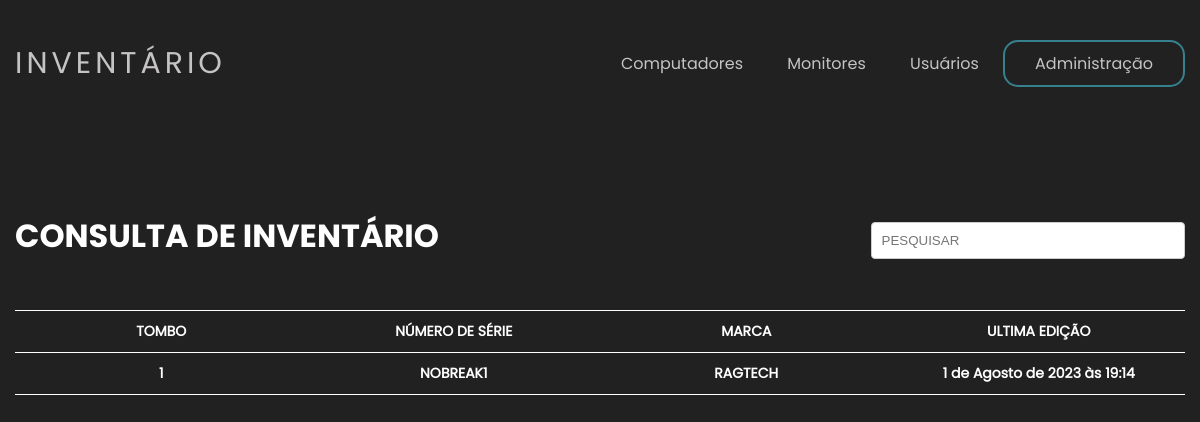
The app's page /nobreaks/ with its own data.
### nobreak/models.py (models this page shows, shortened)
class Nobreak(models.Model):
    tombo = models.IntegerField(primary_key=True, help_text="Ex: 6541", verbose_name="Tombo")
    numero_serie = models.CharField(max_length=100,help_text="Ex:BRJ4030HPS", verbose_name="Número de Série")
    marca = models.CharField(max_length=100,choices=LISTA_MARCAS)
    foto_equipamento = models.ImageField(upload_to='photos_cpu',help_text="Faça aqui o upload das fotos do equipamento.",blank=True ,verbose_name="Foto do Equipamento")
    data_edicao = models.DateTimeField(default=timezone.now, verbose_name="Data de Edição")

### nobreak/views.py (the view)
# urls.py: urlpatterns = [path('nobreaks/',homenobreak),]
def homenobreak(request):
    context ={}
    lista_nobreaks = Nobreak.objects.all().order_by('tombo')
    context['lista_nobreaks'] = lista_nobreaks
    return render(request, 'nobreaks.html', context)

### nobreak/templates/nobreaks.html (shortened to what this page needs)
{% load static %}
<!DOCTYPE html>
<html lang="pt-br">
<head>
    <link rel="stylesheet" href="/static/css/usuario.css" />
</head>
<body page='lista'>
    <header>
        <div id="title">
            <a class="logo" href="/">INVENTÁRIO</a>
        </div>
        <ul>
            <a class="sumir" href="/cpus">
                <li>Computadores</li>
            </a>
            <a class="sumir" href="/monitores">
                <li>Monitores</li>
            </a>
            <a class="sumir" href="/users">
                <li>Usuários</li>
            </a>
            <a class="centro" href="/admin" id='logar'>
                <li>Administração</li>
            </a>
        </ul>
    </header>
    <div id="listaregistro">
        <div>
            <input placeholder="PESQUISAR" autofocus id='inputPesquisa' />
        </div>
        <table>
            <h1 class="h1inv">CONSULTA  DE INVENTÁRIO</h1>
            <thead>
                <tr>
                    <th>TOMBO</th>
                    <th>NÚMERO DE SÉRIE</th>
                    <th>MARCA</th>
                    <th>ULTIMA EDIÇÃO</th>
                </tr>
            </thead>
            {% for nobreak in lista_nobreaks %}
            <tr>
                <th>{{nobreak.tombo}}</th>
                <th>{{nobreak.numero_serie}}</th>
                <th>{{nobreak.marca}}</th>
                <th>{{nobreak.data_edicao}}</th>
            </tr>
            {% endfor %}
        </table>
    </div>
</body>
</html>

### static/css/usuario.css (style rules this page uses)
body { background: #212121; color: white; font-family: poppinsregular; max-width: 1300px; margin: 0 auto; padding: 15px; }
header { display: flex; flex-direction: row; justify-content: space-between; align-items: center; }
a { color: white; text-decoration: none; transition: 0.3s; }
.logo { font-size: 30px; text-transform: uppercase; letter-spacing: 4px; }
li { display: inline-block; margin: 20px; }
a { color: #C5C3C3; }
#logar { border: 2px solid #37808d; padding: 10px; border-radius: 15px; }
h1 { font-weight: 200; }
#listaregistro { display: none; }
body[page=lista] #listaregistro { display: block; }
#inputPesquisa { display: flex; float: right; width: 25%; flex: 1; outline: none; margin-top: 10px; }
.h1inv { display: flex; font-family: poppinsbold; margin-top: 100px; }
table { width: 100%; table-layout: fixed; text-align: center; border-collapse: collapse; margin-top: 50px; }
table th, table td { font-size: 14px; padding: 10px 10px; border-top: solid 1px white; border-bottom: solid 1px white; color: white; }
input { border: solid 1px #ccc; border-radius: 4px; padding: 10px; }

### records on screen
Nobreak: tombo "1", numero_serie "NOBREAK1", marca "RAGTECH", data_edicao "1 de Agosto de 2023 às 19:14"
